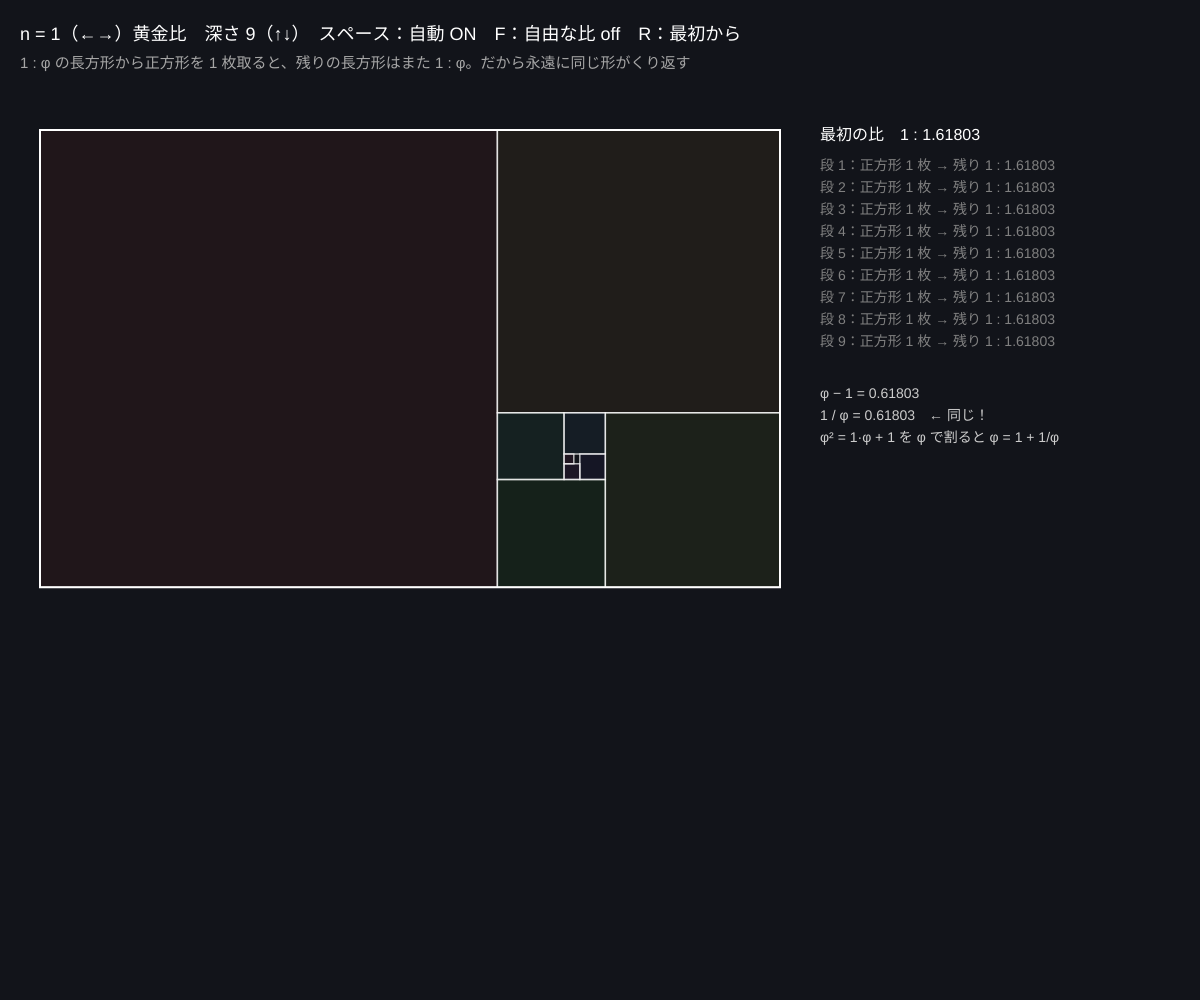
Frame 1 (no input)
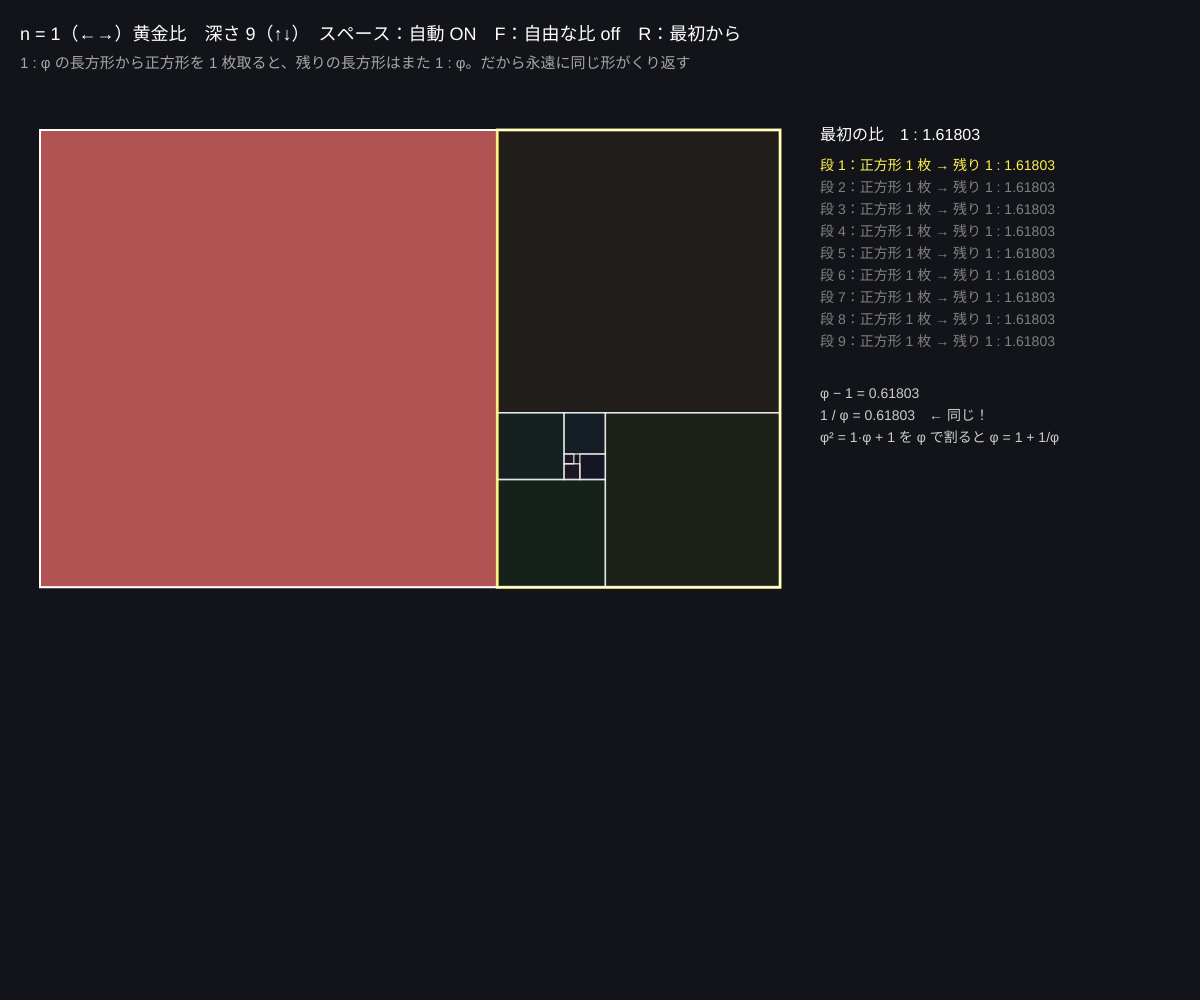
Frame 60 (no input)
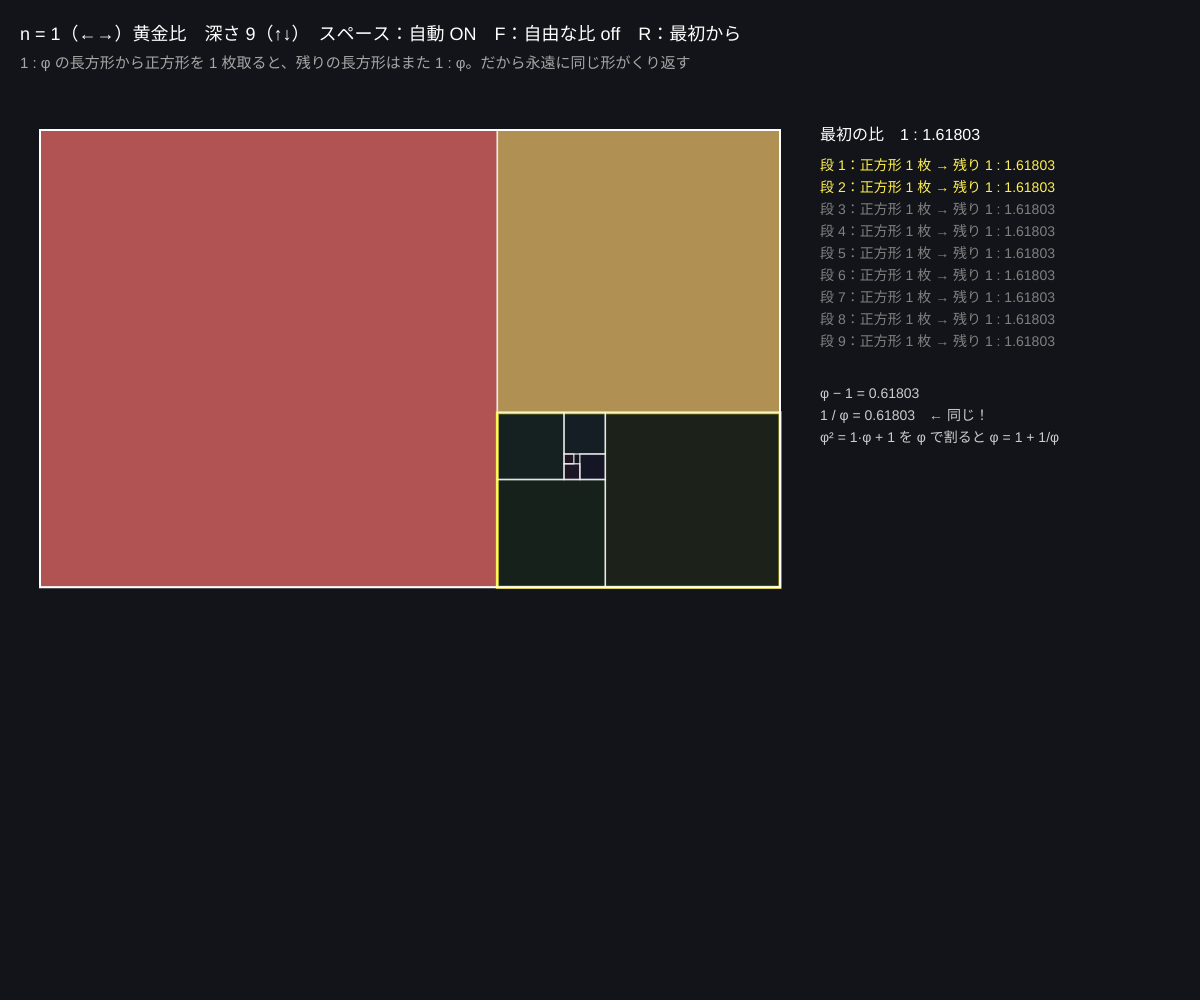
Frame 120 (the mouse pressed at the canvas centre since frame 60)

The p5.js sketch that drew these frames (run headless with seeded random() and noise() and a simulated clock; from frame 60 on, the mouse is pressed at the canvas centre):

// p5.js sketch
// ── sketch.js
// ============================================
// 01 正方形を取り除く ─ 相似な長方形が残る
// 1 : φn の長方形から正方形を n 枚取ると、残りはまた 1 : φn（向きが 90° 回るだけ）
//   φn − n = 1/φn  ⇔  φn² = n·φn + 1
// ←→ = n（1 黄金・2 白銀・3 青銅…）/ ↑↓ = 深さ / スペース = 自動で 1 段ずつ / F = 比をマウスで自由に / R = 最初から
// ============================================

let n = 1;            // ★ 何枚ずつ正方形を取るか
let maxDepth = 9;     // ★ 何段まで分けるか
let shown = 0;        // いま見えている段数（アニメーション）
let auto = true;
let freeMode = false; // F：比を自由に変える（相似にならない例）
let timer = 0;

function setup() {
  createCanvas(windowWidth, windowHeight);
  colorMode(HSB, 360, 100, 100, 100);
}

function draw() {
  background(225, 30, 10);
  let r = freeMode ? map(constrain(mouseX, 0, width), 0, width, 1.05, n + 1.95) : metallic(n);

  // 時間とともに 1 段ずつ増やす
  if (auto) {
    timer++;
    if (timer > 40) { timer = 0; shown = shown >= maxDepth ? 0 : shown + 1; }
  }

  // 画面に入る大きさの長方形
  let H = min((height - 220), (width - 460) / r);
  let W = H * r;
  let x0 = 40, y0 = 130;

  // 分割を順にたどる：向き dir は 0 左から 1 上から 2 右から 3 下から
  let x = x0, y = y0, w = W, h = H;
  let ratios = [];
  for (let d = 0; d < maxDepth && w > 0.5 && h > 0.5; d++) {
    let dir = d % 4;
    let s = min(w, h);                  // 正方形の一辺 = 短い辺
    let k = floor(max(w, h) / s + 1e-9); // 何枚取れるか
    if (!freeMode) k = min(k, n);
    let visible = d < shown;
    for (let j = 0; j < k; j++) {
      let sx, sy;
      if (dir === 0) { sx = x + j * s; sy = y; }
      else if (dir === 1) { sx = x; sy = y + j * s; }
      else if (dir === 2) { sx = x + w - (j + 1) * s; sy = y; }
      else { sx = x; sy = y + h - (j + 1) * s; }
      stroke(0, 0, 100, 70);
      strokeWeight(1.5);
      fill((d * 40 + j * 12) % 360, 55, visible ? 85 : 25, visible ? 80 : 30);
      rect(sx, sy, s, s);
    }
    // 残りの長方形
    if (dir === 0) { x += k * s; w -= k * s; }
    else if (dir === 1) { y += k * s; h -= k * s; }
    else if (dir === 2) { w -= k * s; }
    else { h -= k * s; }
    ratios.push({ k, ratio: max(w, h) / max(0.0001, min(w, h)) });
    // 次の段の長辺は向きが変わっているので、dir を 1 つ進めれば渦を巻く
    if (d === shown - 1) {
      noFill();
      stroke(55, 90, 100);
      strokeWeight(3);
      rect(x, y, w, h);
    }
  }
  // 外枠
  noFill();
  stroke(0, 0, 100);
  strokeWeight(2);
  rect(x0, y0, W, H);

  // 文字
  noStroke();
  fill(0, 0, 100);
  textSize(18);
  text('n = ' + n + '（←→）' + nameOf(n) + '　深さ ' + maxDepth + '（↑↓）　スペース：自動 ' + (auto ? 'ON' : 'off') + '　F：自由な比 ' + (freeMode ? 'ON' : 'off') + '　R：最初から', 20, 40);
  fill(0, 0, 65);
  textSize(15);
  text(freeMode ? '自由な比（マウスの左右）：取れるだけ正方形を取る。残りの比は毎回バラバラ → 相似にならない'
                : '1 : φ の長方形から正方形を ' + n + ' 枚取ると、残りの長方形はまた 1 : φ。だから永遠に同じ形がくり返す', 20, 68);

  // 右側：各段の「残りの比」の表
  let px = x0 + W + 40, py = 140;
  fill(0, 0, 100);
  textSize(16);
  text('最初の比　1 : ' + nf(r, 1, 5), px, py);
  textSize(14);
  for (let i = 0; i < ratios.length; i++) {
    let rr = ratios[i];
    fill(i < shown ? color(55, 70, 100) : color(0, 0, 50));
    text('段 ' + (i + 1) + '：正方形 ' + rr.k + ' 枚 → 残り 1 : ' + nf(rr.ratio, 1, 5), px, py + 30 + i * 22);
  }
  if (!freeMode) {
    fill(0, 0, 80);
    textSize(14);
    let v = metallic(n);
    text('φ − ' + n + ' = ' + nf(v - n, 1, 5), px, py + 60 + ratios.length * 22);
    text('1 / φ = ' + nf(1 / v, 1, 5) + '　← 同じ！', px, py + 82 + ratios.length * 22);
    text('φ² = ' + n + '·φ + 1 を φ で割ると φ = ' + n + ' + 1/φ', px, py + 104 + ratios.length * 22);
  }
}

function keyPressed() {
  if (key === RIGHT_ARROW) { n = min(n + 1, 6); shown = 0; }
  if (key === LEFT_ARROW) { n = max(n - 1, 1); shown = 0; }
  if (key === UP_ARROW) maxDepth = min(maxDepth + 1, 16);
  if (key === DOWN_ARROW) maxDepth = max(maxDepth - 1, 1);
  if (key === ' ') auto = !auto;
  if (key === 'f' || key === 'F') freeMode = !freeMode;
  if (key === 'r' || key === 'R') { shown = 0; timer = 0; }
}

function mousePressed() { if (!auto) shown = shown >= maxDepth ? 0 : shown + 1; }

function windowResized() { resizeCanvas(windowWidth, windowHeight); }

// ---------- やってみよう ----------
// 1. n = 1, 2, 3 で、何段目まで目で見分けられるか数えよう。小さくなる速さは 1/φ 倍ずつ
// 2. F で自由な比にして、マウスを φ の近くでゆっくり動かそう。少しずれると何段目で崩れる？
// 3. A 判の紙 √2 を F で試そう（正方形 1 枚取ると 1 : 2.414 になる → 05 につづく）
// 4. 正方形の色を「段ごと」ではなく「大きさ」で決めるように変えてみよう

// ---------- 道具 ----------
function metallic(k) { return (k + Math.sqrt(k * k + 4)) / 2; }
function nameOf(k) { return k === 1 ? '黄金比' : k === 2 ? '白銀比' : k === 3 ? '青銅比' : k + ' 番目の貴金属比'; }
